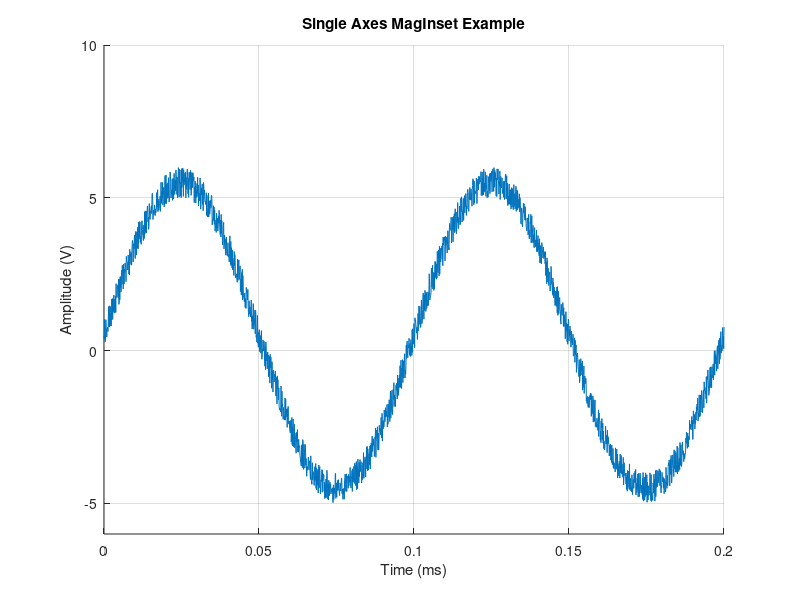

The MATLAB source for this figure: (Note: this script raises an error after producing the figure.)
% An example of how to use MagInset.m
clf
clear;

% **************************************
% * Example 1: Single axes on a figure *
% **************************************

% Create a figure with a sine wave with random noise on it:
h1 = figure;
title('Single Axes MagInset Example');
hold on;
f0 = 10000;
t = 0:(1/f0)/1000:((1/f0)*2);
y = 5*sin(2*pi*f0*t) + rand(size(t));
plot(t*1000, y);
grid on;
xlabel('Time (ms)');
ylabel('Amplitude (V)');
% It is important to set the figure size and limits BEFORE running
% MagInset!
xlim([t(1) t(end)]*1000);
ylim([-6 10]);
set(h1, 'Position',[105   647   560   420]);


% Once happy with your figure, add an inset:
MagInset(h1, -1, [0.04 0.045 2 4], [0.05 0.19 5.5 9], {'NW','NW';'SE','SE'});


% % 
% % % ****************************************
% % % * Example 2: Multiple axes in a figure *
% % % ****************************************
% % 
% % % Create a figure with a sine and cosine wave with random noise on it:
% % h2 = figure;
% % 
% % % Sine Wave:
% % ax(1) = subplot(2,1,1);
% % title(sprintf('MagInset Example with Subplots\n'));
% % hold on;
% % f0 = 10000;
% % t = 0:(1/f0)/1000:((1/f0)*2);
% % y = 5*sin(2*pi*f0*t) + rand(size(t));
% % plot(t*1000, y);
% % grid on;
% % xlabel('Time (ms)');
% % ylabel('Amplitude (V)');
% % xlim([t(1) t(end)]*1000);
% % ylim([-6 10]);
% % 
% % % Cosine Wave:
% % ax(2) = subplot(2,1,2);
% % hold on;
% % y = 5*cos(2*pi*f0*t) + rand(size(t));
% % plot(t*1000, y,'r');
% % grid on;
% % xlabel('Time (ms)');
% % ylabel('Amplitude (V)');
% % xlim([t(1) t(end)]*1000);
% % ylim([-6 10]);
% % 
% % % Link the x axes:
% % linkaxes(ax,'x');
% % 
% % % Set the figure size:
% % set(h2, 'Position',[682   381   560   685]);
% % 
% % % Once happy with your figure, add an inset:
% % % Cosine inset:
% % MagInset(h2, ax(1), [0.04 0.045 1 4], [0.05 0.09 5.5 9], {'NW','NW';'SE','SE'});
% % % Sine insets:
% % MagInset(h2, ax(2), [0.015 0.02 1.5 4], [0.038 0.078 5.5 9], {'NW','NW';'SE','SE'});
% % MagInset(h2, ax(2), [0.18 0.185 1.5 4], [0.125 0.165 5.5 9], {'NE','NE';'SW','SW'});